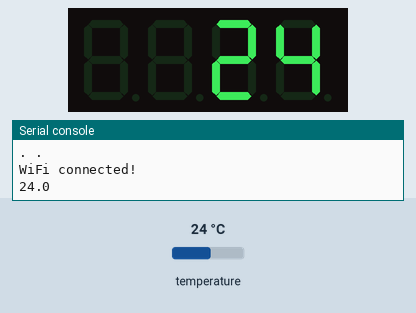
Simulated run of this program. Board: ESP32 board running MicroPython. On the bench: 4-digit seven-segment display, the last lines printed to the serial console. Inputs (shaded band) come from the test bench; at power-on: temperature 24 °C. WiFi joins after 1.5 s; no MQTT or app messages arrive unless stated; library files of the repository ran but are not shown: tm1637.py.

Above: at 7.8 s.
7.9 s: temperature set to 12 °C
At 17.9 s:
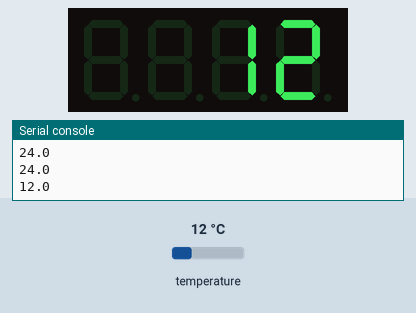
18.1 s: temperature set to 19 °C
At 28.0 s:
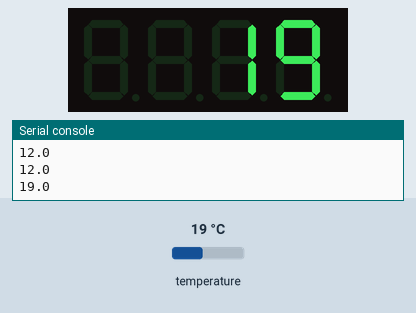
28.3 s: temperature set to 28 °C
At 38.5 s:
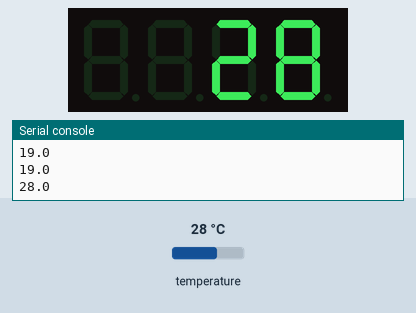
Timing chart, 0 to 40.0 s (numbered marks = the images above; inputs shaded):
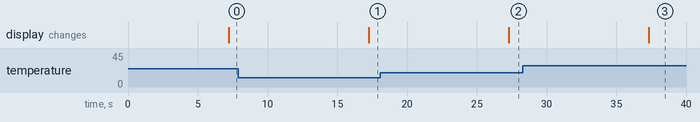

The program:

main.py
```python
import ds18x20, onewire, network, tm1637
from machine import Pin
from time import sleep
from simple import MQTTClient

display = tm1637.TM1637(clk=Pin(32), dio=Pin(33))
display.brightness(3)

wlan = network.WLAN(network.STA_IF) # create station interface
wlan.active(True)       # activate the interface
wlan.connect('Internet_28', '88DDA3656BACE8JA64EW') # connect to an AP

while not wlan.isconnected():
    print(". ", end="")
    sleep(1)
print("\nWiFi connected!")

mqtt = MQTTClient("ESP32", "io.adafruit.com", user="Daskyleia", password="a552b53b29cb4cc2a2567d2739393c1d")
mqtt.connect()

ow = onewire.OneWire(Pin(22)) # create a OneWire bus
ds = ds18x20.DS18X20(ow)
rom = ds.scan()

while True:
    ds.convert_temp()
    sleep(5)
    temperature = ds.read_temp(rom[0])
    print(temperature)
    mqtt.publish(b"Daskyleia/feeds/temperature", str(temperature).encode("utf-8"))
    display.number(int(temperature))
```

Measured:
- after the input at 7.9 s, the display: changes after 9.3 s (image 1)
- after the input at 18.1 s, the display: changes after 9.2 s (image 2)
- after the input at 28.3 s, the display: changes after 9.0 s (image 3)
